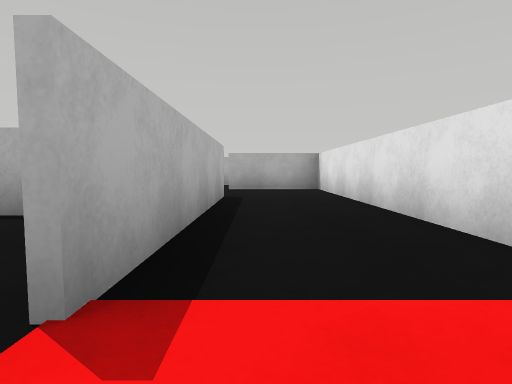
[1] (above)

15 first-person views from a walk through a robot-simulator world made for Webots. The camera is 0.05 m above the floor, tilts 4° down and sees 80° across. The floor is counted in squares, 0.1 m on a side. Each view is taken from the middle of a square. On the plan, view 1 faces up. The plan holds only what a view shows up to about 9 squares ahead; the rest is blank. The robots in the file are not drawn.

[2]
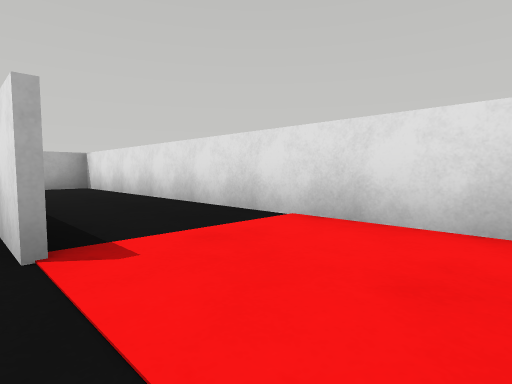

[3]
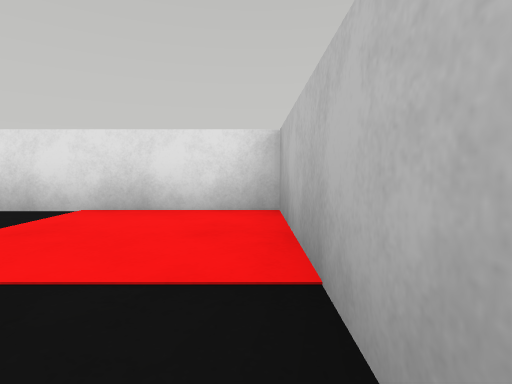

[4]
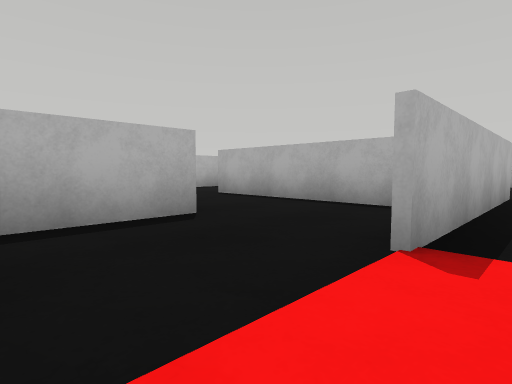

[5]
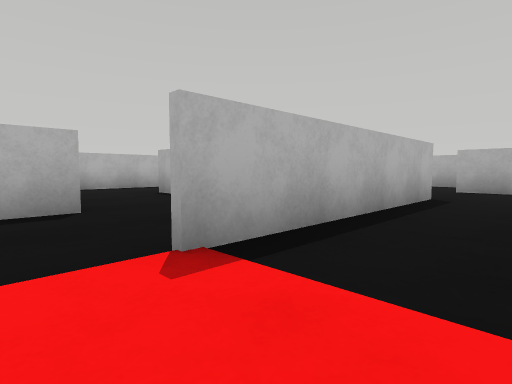

[6]
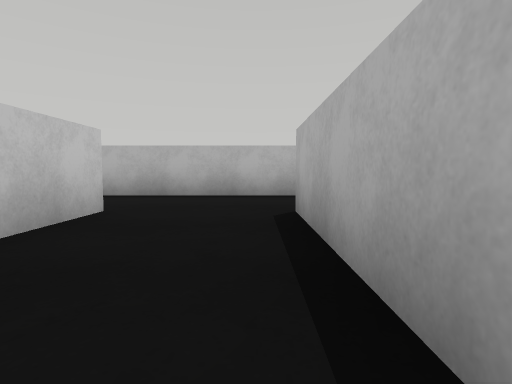

[7]
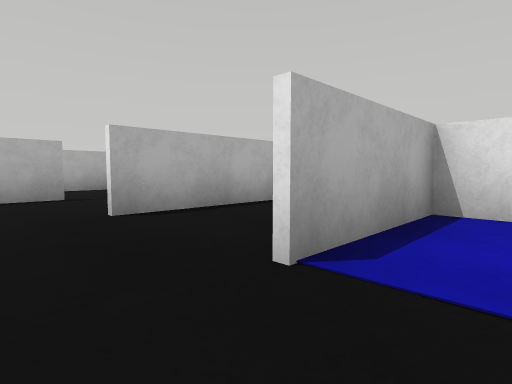

[8]
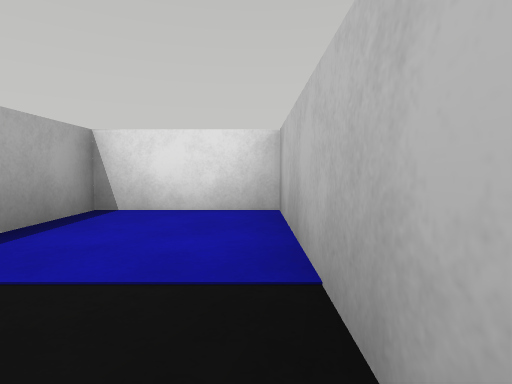

[9]
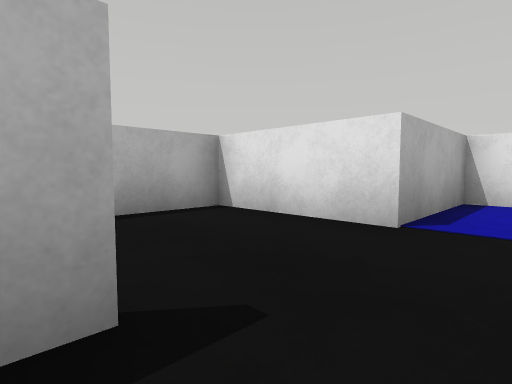

[10]
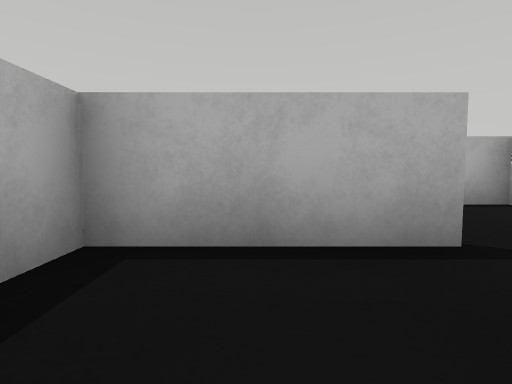

[11]
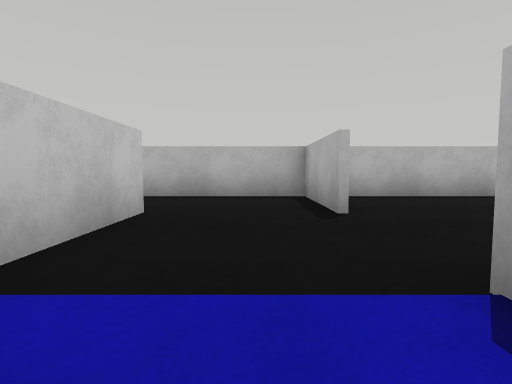

[12]
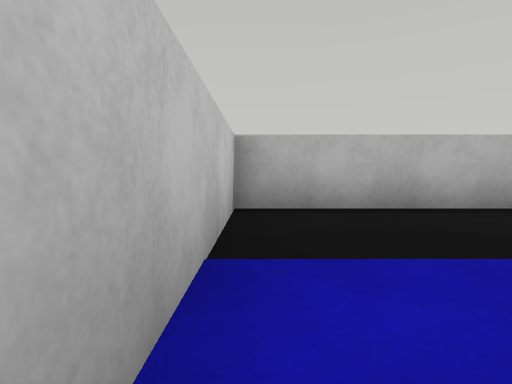

[13]
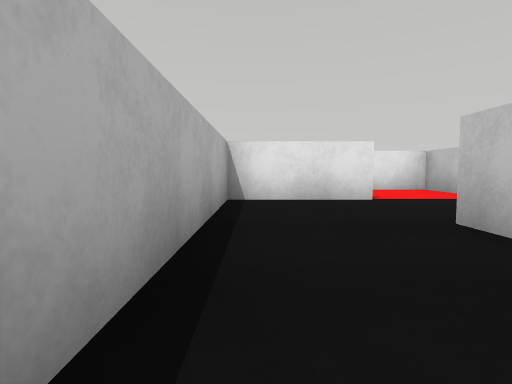

[14]
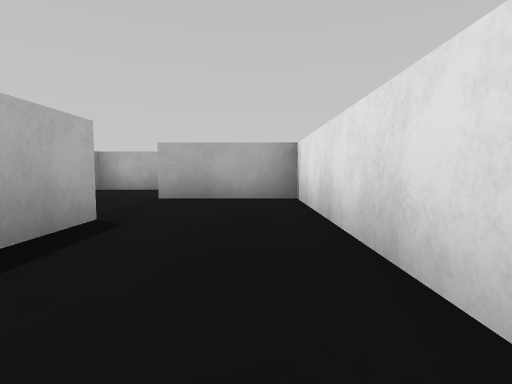

[15]
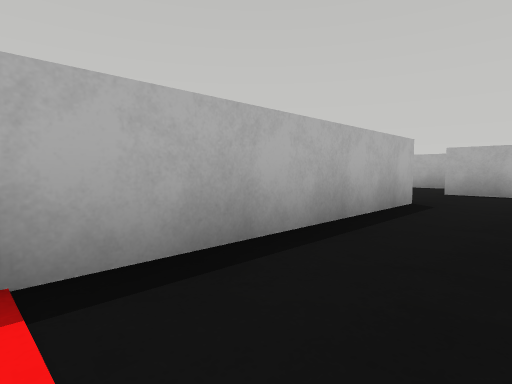

### Floor plan
Points are (right, up) in squares from view 1. A wall is a line through its corners. A room is listed if a view was taken in it or the views show most of it. See-through windows are left out.
Room 1 (views 1, 2, 4, 5, 14, 15)
walls: (-0.6, 6.1) (-0.6, 0.9); (-1.8, -1.3) (1.7, -1.3) (1.7, 8.5) (-0.9, 8.5)
ways out: opening at (-1, -0.5) to room 2; opening at (-1.5, 9)
Room 2 (view 3)
walls: (-3.1, 1.1) (-3.1, -0.8)
ways out: opening at (-1, -0.5) to room 1; opening at (-2, 1) to room 3
Room 3 (views 6, 13)
walls: (-5.9, 1.1) (-3.1, 1.1); (-8.1, 3.6) (-8.1, 0.4); (-0.8, 0.9) (-0.8, 3.5) (-5.9, 3.5)
ways out: opening at (-2, 1) to room 2; opening at (-6.5, 1) to room 4; opening at (-6.5, 4) to room 5
Room 4 (views 7, 8, 12)
walls: (-8.1, 0.4) (-8.1, -1.3) (-3.3, -1.3) (-3.3, 1) (-5.9, 1)
ways out: opening at (-6.5, 1) to room 3
Room 5 (views 9, 10, 11)
walls: (-5.6, 6) (-8.1, 6) (-8.1, 3.6); (-5.9, 3.6) (-3.6, 3.6); (-0.8, 6) (-3.3, 6)
ways out: opening at (-6.5, 4) to room 3; opening at (-4.5, 6) to room 6
Room 6 (no view inside)
walls: (-8.1, 9.9) (-8.1, 6.9); (-3.3, 6) (-3.3, 8.5) (-5.1, 8.5)
ways out: opening at (-4.5, 6) to room 5; opening at (-6.5, 9)

Positions as (right, up) in squares from view 1, and headings:
1: (0, 0), facing up
2: (-1, -1), facing up-right
3: (-2, -1), facing right
4: (0, -1), facing up-left
5: (1, 0), facing up-left
6: (-2, 3), facing left
7: (-7, 0), facing up-right
8: (-7, -1), facing right
9: (-6, 5), facing up-right
10: (-7, 4), facing up
11: (-2, 5), facing left
12: (-4, -1), facing left
13: (-6, 3), facing right
14: (1, 3), facing up
15: (1, 1), facing up-left
